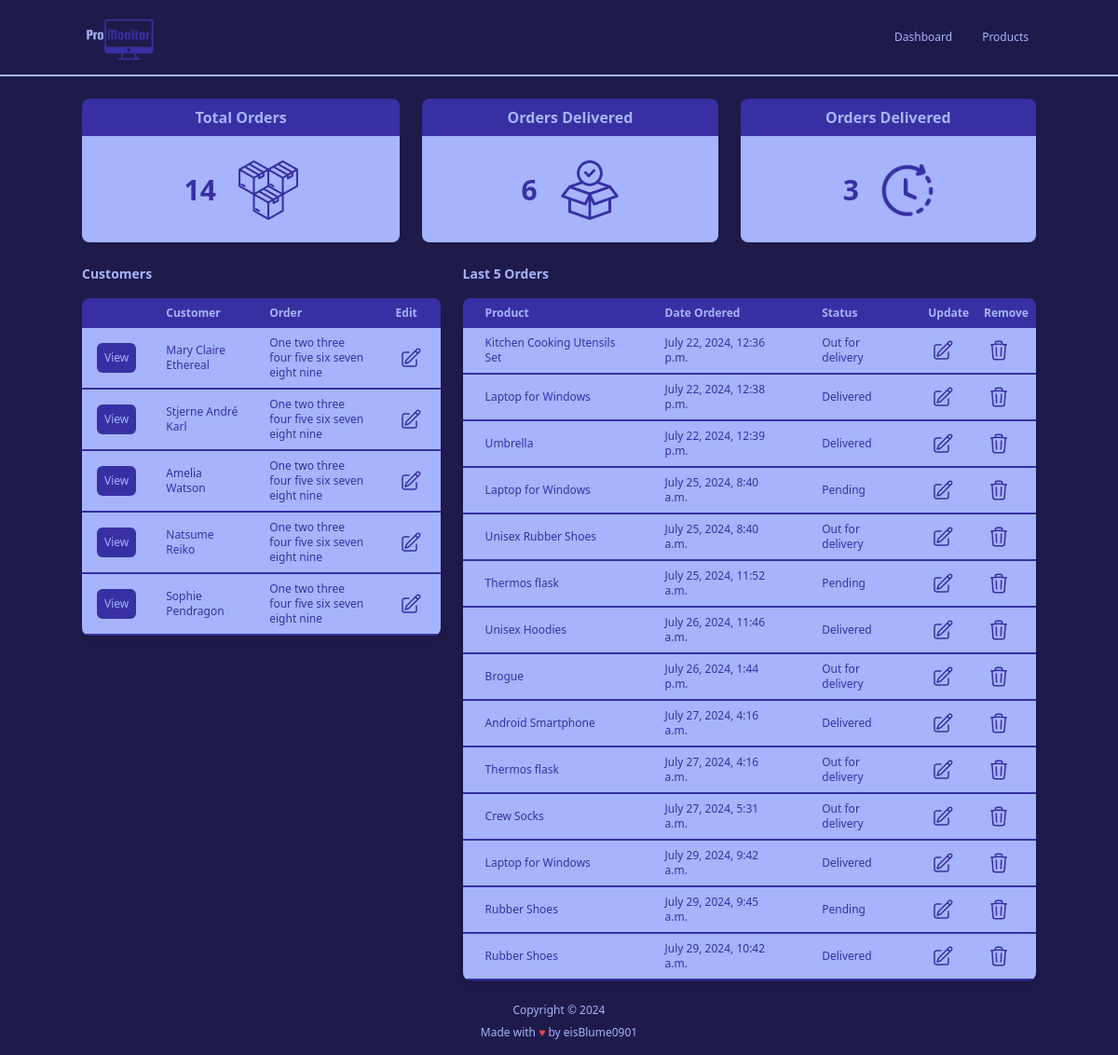
Before: / with the older database file.
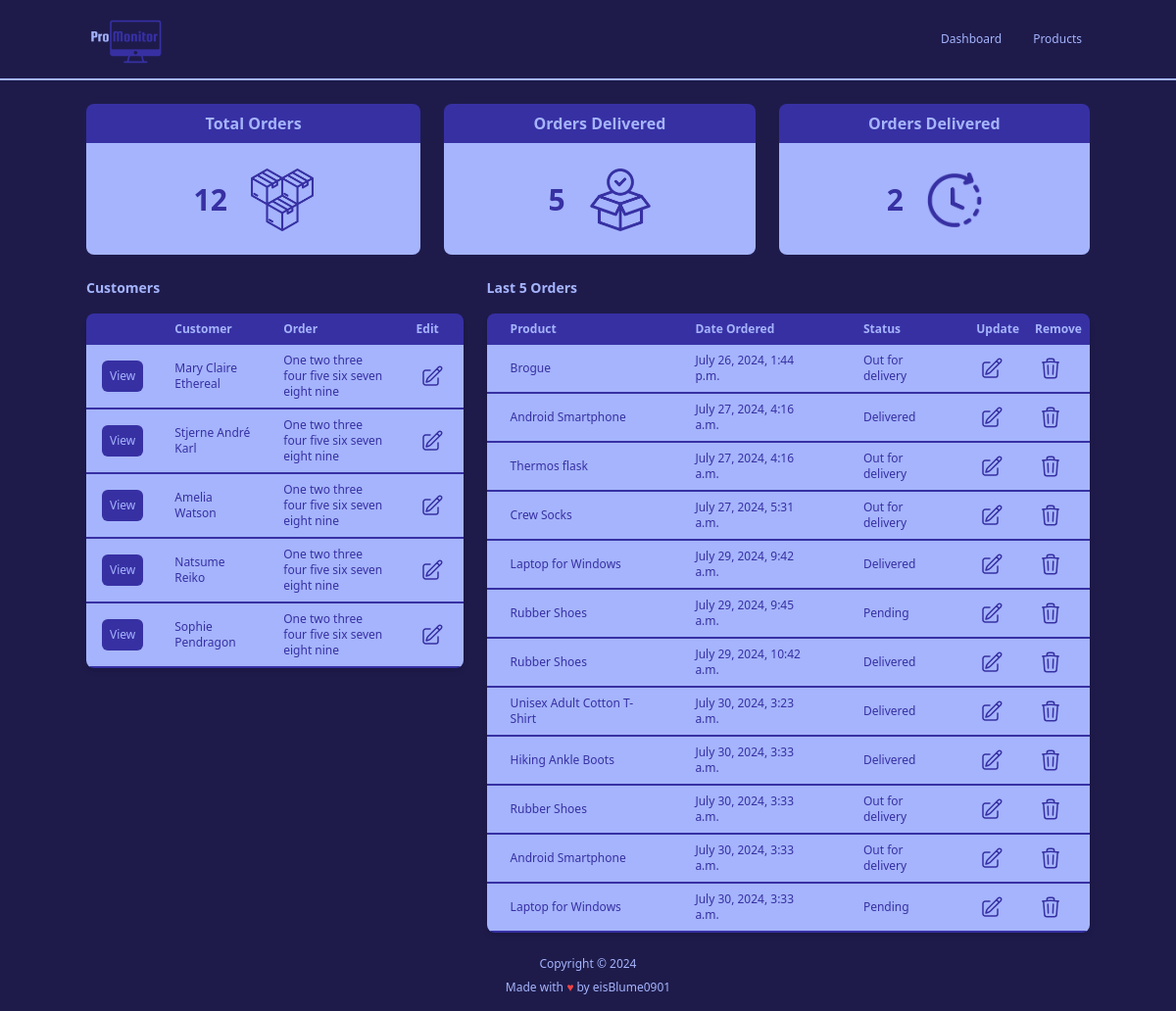
After: the same page with the newer database file.
### accounts/models.py (models this page shows, shortened)
class Customer(models.Model):
    name = models.CharField(max_length=200, null=True)
    phone = models.CharField(max_length=200, null=True)
    email = models.EmailField(max_length=200, null=True)
    date_created = models.DateTimeField(auto_now_add=True, null=True)

class Order(models.Model):
    STATUS = (
        ('Pending', 'Pending'),
        ('Out for delivery', 'Out for delivery'),
        ('Delivered', 'Delivered'),
    )
    customer = models.ForeignKey(Customer, null=True, on_delete=models.SET_NULL)
    product = models.ForeignKey(Product, null=True, on_delete=models.SET_NULL)
    date_created = models.DateTimeField(auto_now_add=True, null=True)
    status = models.CharField(max_length=200, null=True, choices=STATUS)

class Product(models.Model):
    CATEGORY = (
        ('Indoor', 'Indoor'),
        ('Outdoor', 'Outdoor'),
    )
    name = models.CharField(max_length=200, null=True)
    price = models.FloatField(null=True)
    category = models.CharField(max_length=200, null=True, choices=CATEGORY)
    description = models.TextField(null=True, blank=True)
    date_created = models.DateTimeField(auto_now_add=True, null=True)
    tags = models.ManyToManyField('Tag')
    def __str__(self) -> str:
        return self.name

### accounts/views.py (the view)
# urls.py: path('', views.home, name="home"),
def home(request):
    allOrders = Order.objects.all()
    allCustomers = Customer.objects.all()
    allPendingOrders = Order.objects.filter(status="Pending").count()
    allOutOfDeliveryOrders = Order.objects.filter(status="Out for delivery").count()
    allDeliveredOrders = Order.objects.filter(status="Delivered").count()
    allOrdersCount = Order.objects.count()
    context = {
        'orders': allOrders,
        'ordersCount': allOrdersCount,
        'customers': allCustomers,
        'pendingOrders': allPendingOrders,
        'outOfDeliveryOrders': allOutOfDeliveryOrders,
        'deliveredOrders': allDeliveredOrders,
    }
    return render(request, 'accounts/dashboard.html', context)

### templates/accounts/dashboard.html (shortened to what this page needs)
{% extends 'main.html' %}
{% block content %}
{% load static %}
{% include 'partials/_home_navbar.html' %}
{% include 'partials/_order_status.html' %}
<div class="flex flex-row mx-auto my-6 max-w-screen-lg justify-between gap-6">
    <div class="flex flex-col gap-4 lg:w-5/12">
        <div class="flex flex-row justify-between items-center">
            <div class="text-indigo-300 font-semibold text-sm text-center">Customers</div>
            </div>
        <div class="relative overflow-x-auto shadow-md rounded-lg">
            <table class="text-sm text-left text-indigo-300 table-fixed">
                <thead class="text-xs text-indigo-300 bg-indigo-800">
                    <tr>
                        <th class="px-4 py-2"></th>
                        <th class="px-4 py-2">Customer</th>
                        <th class="px-4 py-2">Order</th>
                        <th class="px-4 py-2">Edit</th>
                    </tr>
                </thead>
                <tbody class="text-xs text-indigo-800 font-medium whitespace-normal">
                    {% for customer in customers %}
                    <tr class="bg-indigo-300 border-b-2 border-indigo-800 hover:bg-indigo-200">
                        <td class="px-4 py-2">
                            <a href="{% url 'customer' customer.id %}">
                                <button class="p-2 bg-indigo-800 text-indigo-300 rounded-md hover:bg-indigo-300 hover:text-indigo-800">View</button>
                            </a>
                        </td>
                        <td class="px-4 py-2">{{ customer.name }}</td>
                        <td class="px-4 py-2">One two three four five six seven eight nine</td>
                        <td class="px-4 py-2 mx-auto">
                            <button class="p-1 hover:bg-indigo-800 hover:text-indigo-300 hover:rounded-md">
                            </button>
                        </td>
                    </tr>
                    {% endfor %}
                </tbody>
            </table>
        </div>
    </div>
    <div class="flex flex-col gap-4 lg:w-8/12">
        <div class="flex flex-row justify-between items-center">
            <div class="text-indigo-300 font-semibold text-sm text-center">Last 5 Orders</div>
        </div>
        <div class="relative overflow-x-auto shadow-md rounded-lg">
            <table class="text-sm text-left text-indigo-300 table-fixed">
                <thead class="text-xs text-indigo-300 bg-indigo-800">
                    <tr>
                        <th class="px-6 py-2">Product</th>
                        <th class="px-6 py-2">Date Ordered</th>
                        <th class="px-6 py-2">Status</th>
                        <th class="px-2 py-2">Update</th>
                        <th class="px-2 py-2">Remove</th>
                    </tr>
                </thead>
                <tbody class="text-xs text-indigo-800 font-medium whitespace-normal">
                    {% for order in orders %}
                    <tr class="bg-indigo-300 border-b-2 border-indigo-800 hover:bg-indigo-200">
                        <td class="px-6 py-2">{{ order.product }}</td>
                        <td class="px-6 py-2">{{ order.date_created }}</td>
                        <td class="px-6 py-2">{{ order.status }}</td>
                        <td class="px-2 py-2">
                            <button class="p-1 hover:bg-indigo-800 hover:text-indigo-300 hover:rounded-md">
                                <a href="{% url 'update_order' order.id %}">
                                </a>
                            </button>
                        </td>
                        <td class="px-2 py-2">
                            <button class="p-1 hover:bg-indigo-800 hover:text-indigo-300 hover:rounded-md">
                                <a href="{% url 'delete_order' order.id %}">
                                </a>
                            </button>
                        </td>
                    </tr>
                    {% endfor %}
                </tbody>
            </table>
        </div>
    </div>
</div>
{% endblock %}

### templates/main.html (shortened to what this page needs)
<!DOCTYPE html>
<html lang="en">
<head>
    <script src="https://cdn.tailwindcss.com"></script>
</head>
<body class="font-sans bg-indigo-950">
        {% block content %}{% endblock %}
    <footer class="text-indigo-300 text-xs text-center my-4">
        <div class="flex flex-col space-y-2">
            <p>Copyright &copy; {% now "Y" %}</p>
            <p>Made with <span class="text-red-500">&hearts;</span> by <a href="https://www.github.com/eisBlume0901">eisBlume0901</a>
            </p>
        </div>
    </footer>
</body>
</html>

### templates/partials/_home_navbar.html
{% load static %}
<nav class="bg-indigo-950 border-b-2 border-b-indigo-300">
    <div class="flex flex-wrap justify-between mx-auto items-center max-w-screen-lg">
        <a href="{% url 'home' %}">
            <img src="{% static 'images/ProMonitor_logo.png' %}" alt="ProMonitor Logo" class="w-20">
        </a>
        <div class="flex gap-4">
            <a href="{% url 'home' %}" class="text-indigo-300 text-xs px-2 py-1 font-medium hover:rounded-md hover:bg-indigo-200 hover:text-indigo-800">Dashboard</a>
            <a href="{% url 'products' %}" class="text-indigo-300 text-xs px-2 py-1 font-medium hover:rounded-md hover:bg-indigo-200 hover:text-indigo-800">Products</a>
        </div>
    </div>
</nav>

### templates/partials/_order_status.html
{% load static %}
<div class="grid grid-cols-3 max-w-screen-lg mx-auto justify-between space-x-6 mt-6">
    <div class="flex flex-col">
        <h1 class="text-md text-center text-indigo-300 font-bold rounded-t-lg bg-indigo-800 border-indigo-800 border-b-2 border-b-indigo-300 py-2">Total Orders</h1>
        <div class="rounded-b-lg bg-indigo-300 p-2 w-full">
            <div class="flex flex-row mx-auto space-x-6 items-center justify-center p-2 h-24">
                <p class="text-3xl text-center text-indigo-800 font-bold">{{ ordersCount }}</p>
                <img src="{% static 'images/total_orders_icon.png' %}" alt="Total Orders Icon" class="w-16">
            </div>
        </div>
    </div>
    <div class="flex flex-col">
        <h1 class="text-md text-center text-indigo-300 font-bold rounded-t-lg bg-indigo-800 border-indigo-800 border-b-2 border-b-indigo-300 py-2">Orders Delivered</h1>
        <div class="rounded-b-lg bg-indigo-300 p-2 w-full">
            <div class="flex flex-row mx-auto space-x-6 items-center justify-center p-2 h-24">
                <p class="text-3xl text-center text-indigo-800 font-bold">{{ deliveredOrders }}</p>
                <img src="{% static 'images/orders_delivered_icon.png' %}" alt="Orders Delivered Icon" class="w-16">
            </div>
        </div>
    </div>
    <div class="flex flex-col">
        <h1 class="text-md text-center text-indigo-300 font-bold rounded-t-lg bg-indigo-800 border-indigo-800 border-b-2 border-b-indigo-300 py-2">Orders Delivered</h1>
        <div class="rounded-b-lg bg-indigo-300 p-2 w-full">
            <div class="flex flex-row mx-auto space-x-6 items-center justify-center p-2 h-24">
                <p class="text-3xl text-center text-indigo-800 font-bold">{{ pendingOrders }}</p>
                <img src="{% static 'images/orders_pending_icon.png' %}" alt="Orders Pending Icon" class="w-14">
            </div>
        </div>
    </div>
</div>

Changed rows visible on the page:
removed Order: product "Kitchen Cooking Utensils Set", date_created "July 22, 2024, 12:36 p.m.", status "Out for delivery"
removed Order: product "Laptop for Windows", date_created "July 22, 2024, 12:38 p.m.", status "Delivered"
removed Order: product "Umbrella", date_created "July 22, 2024, 12:39 p.m.", status "Delivered"
removed Order: product "Laptop for Windows", date_created "July 25, 2024, 8:40 a.m.", status "Pending"
removed Order: product "Unisex Rubber Shoes", date_created "July 25, 2024, 8:40 a.m.", status "Out for delivery"
removed Order: product "Thermos flask", date_created "July 25, 2024, 11:52 a.m.", status "Pending"
removed Order: product "Unisex Hoodies", date_created "July 26, 2024, 11:46 a.m.", status "Delivered"
added Order: product "Unisex Adult Cotton T-Shirt", date_created "July 30, 2024, 3:23 a.m.", status "Delivered"
added Order: product "Hiking Ankle Boots", date_created "July 30, 2024, 3:33 a.m.", status "Delivered"
added Order: product "Rubber Shoes", date_created "July 30, 2024, 3:33 a.m.", status "Out for delivery"
added Order: product "Android Smartphone", date_created "July 30, 2024, 3:33 a.m.", status "Out for delivery"
added Order: product "Laptop for Windows", date_created "July 30, 2024, 3:33 a.m.", status "Pending"
Other visible differences:
{{ ordersCount }}: "14" → "12"
{{ deliveredOrders }}: "6" → "5"
{{ pendingOrders }}: "3" → "2"
